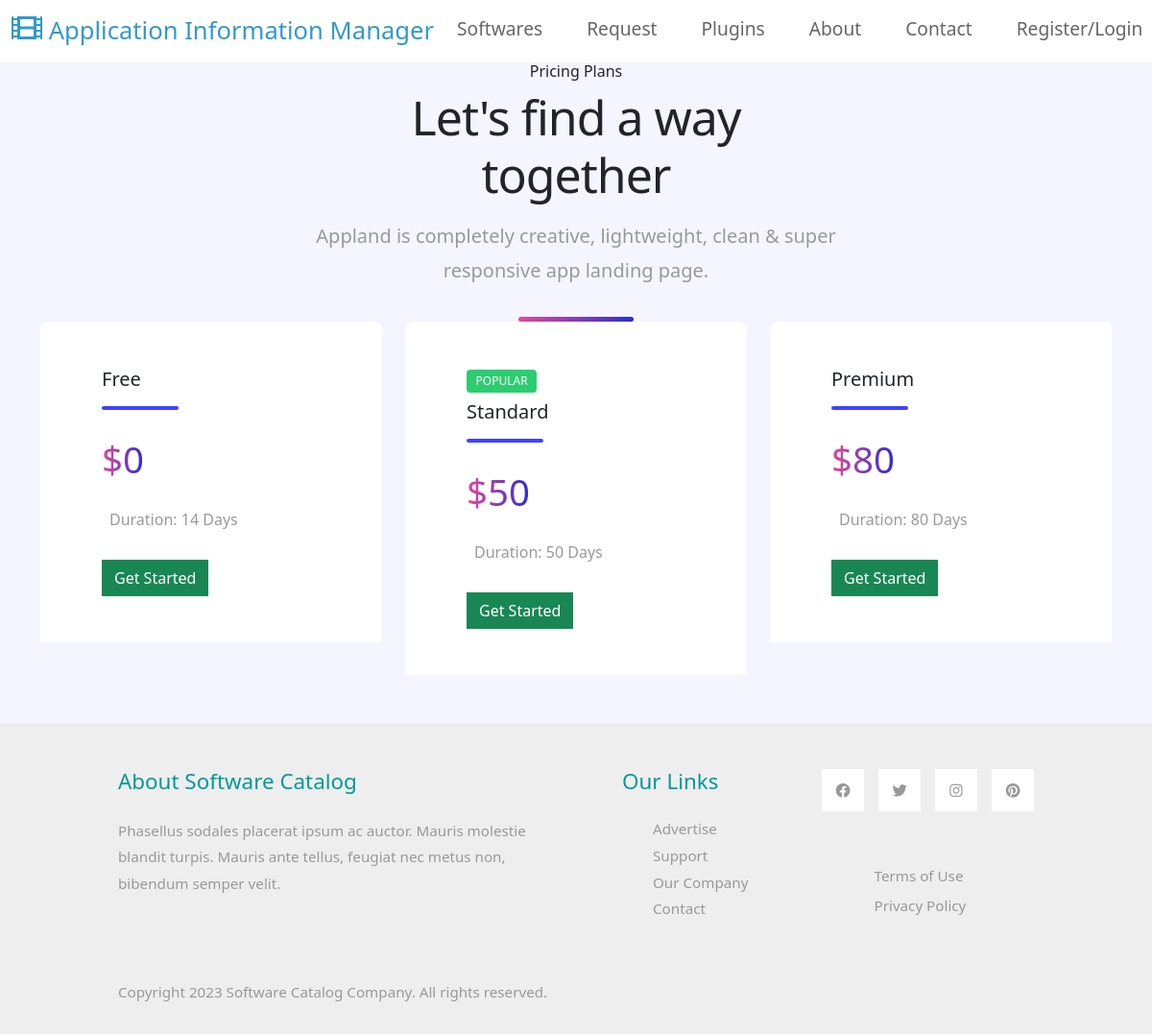
The page /catalog/subscription/1/ on the database as committed earlier.
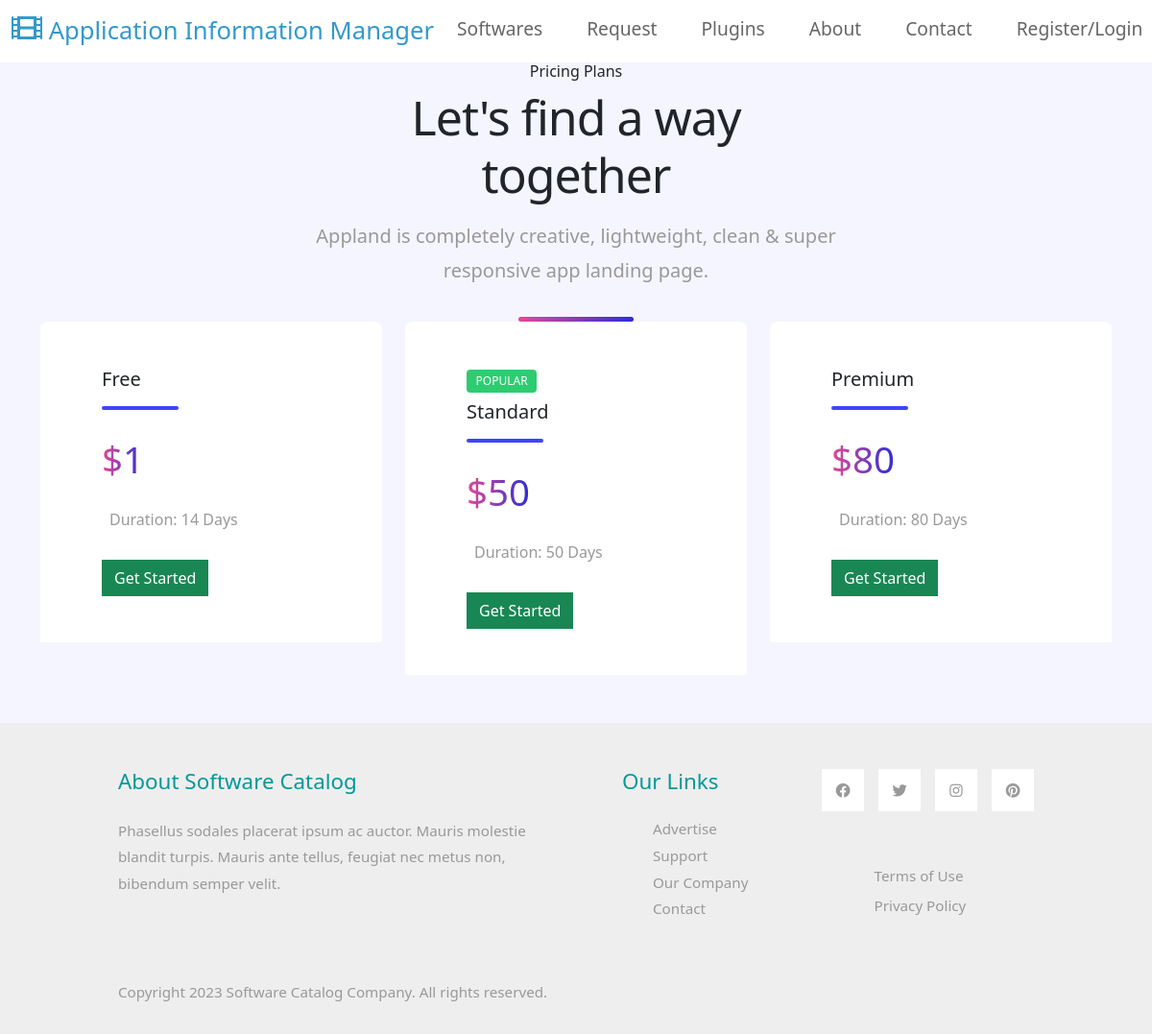
The same page on the database as committed later.
### catalapp/models.py (models this page shows, shortened)
class Subscription(models.Model):
    name = models.CharField(max_length=255)
    price = models.PositiveIntegerField()
    duration = models.CharField(max_length=50)
    stripe_product_id = models.CharField(max_length=255,default="prod_O9kr4qTmAQ036l")
    is_popular=models.BooleanField(default=False)

### catalapp/views.py (the view)
# urls.py: path('subscription/<int:software_id>/', views.subscription_view, name='subscription'),#done
def subscription_view(request,software_id):
    subscriptions = Subscription.objects.all()
    soft_id= Software.objects.get(id=software_id)
    context = {
        'subscriptions': subscriptions,
        "software":soft_id
    }
    return render(request, 'subscription.html', context)

### catalapp/templates/subscription.html (shortened to what this page needs)
{% extends 'base.html' %}
{% block content %}
<link rel="stylesheet" href="https://cdn.lineicons.com/3.0/lineicons.css">
<section class="price_plan_area section_padding_130_80" id="pricing">
    <div class="container">
        <div class="row justify-content-center">
            <div class="col-12 col-sm-8 col-lg-6">
                <div class="section-heading text-center wow fadeInUp" data-wow-delay="0.2s"
                    style="visibility: visible; animation-delay: 0.2s; animation-name: fadeInUp;">
                    <h6>Pricing Plans</h6>
                    <h3>Let's find a way together</h3>
                    <p>Appland is completely creative, lightweight, clean &amp; super responsive app landing page.</p>
                    <div class="line"></div>
                </div>
            </div>
        </div>
        <div class="row justify-content-center">
            {% for subscription in subscriptions %}
            <div class="col-12 col-sm-8 col-md-6 col-lg-4">
                <div class="single_price_plan wow fadeInUp" data-wow-delay="0.2s"
                    style="visibility: visible; animation-delay: 0.2s; animation-name: fadeInUp;">
                    <div class="title">
                        {% if subscription.is_popular %}
                        <span>Popular</span>
                        {% endif %}
                        <h3>{{ subscription.name }}</h3>
                        <div class="line"></div>
                    </div>
                    <div class="price">
                        <h4>${{ subscription.price }}</h4>
                    </div>
                    <div class="description">
                        <p>Duration: {{ subscription.duration }}</p>
                    </div>
                    <div class="button">
                        <a class="btn btn-success btn-2"
                            href="{% url 'catalapp:redirect_to_payment' software_id=software.pk subscription=subscription.name price=subscription.price %}">Get
                            Started</a>
                    </div>
                </div>
            </div>
            {% endfor %}
        </div>
    </div>
</section>
{% endblock %}

Rows that differ between the two databases and show on the page:
changed Subscription "Free": price "0" → "1"
